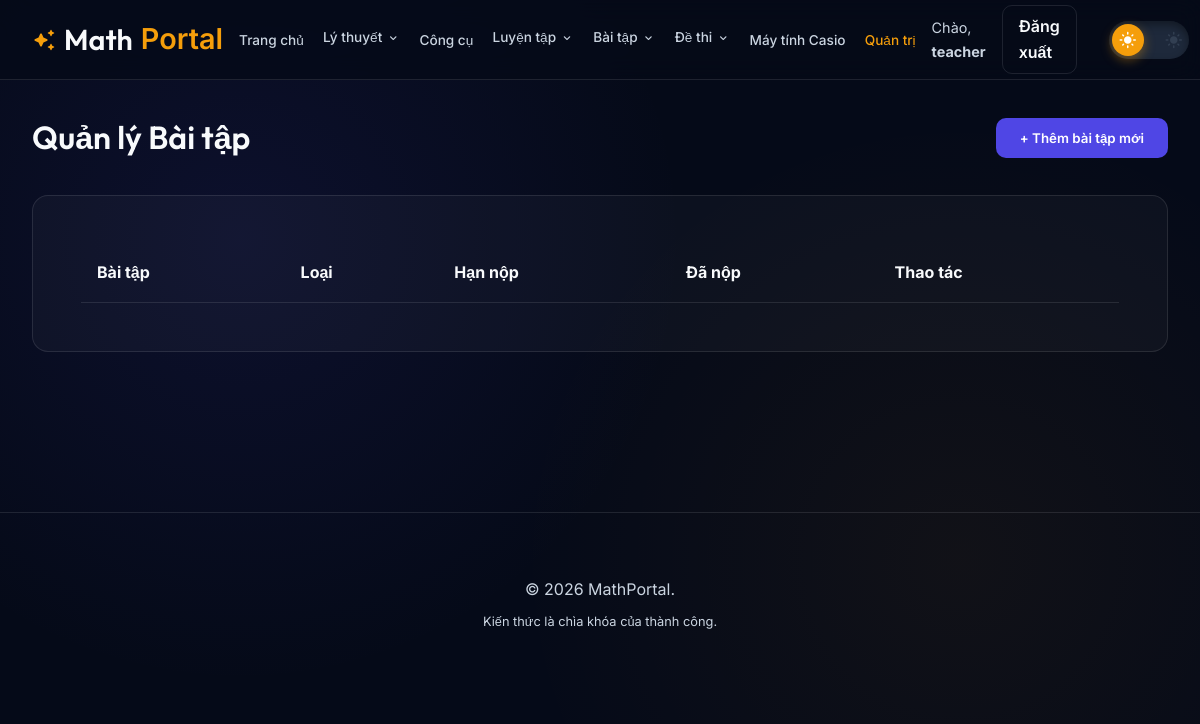
/admin/manage_assignments.php (signed in), run on an earlier commit of the app's database.
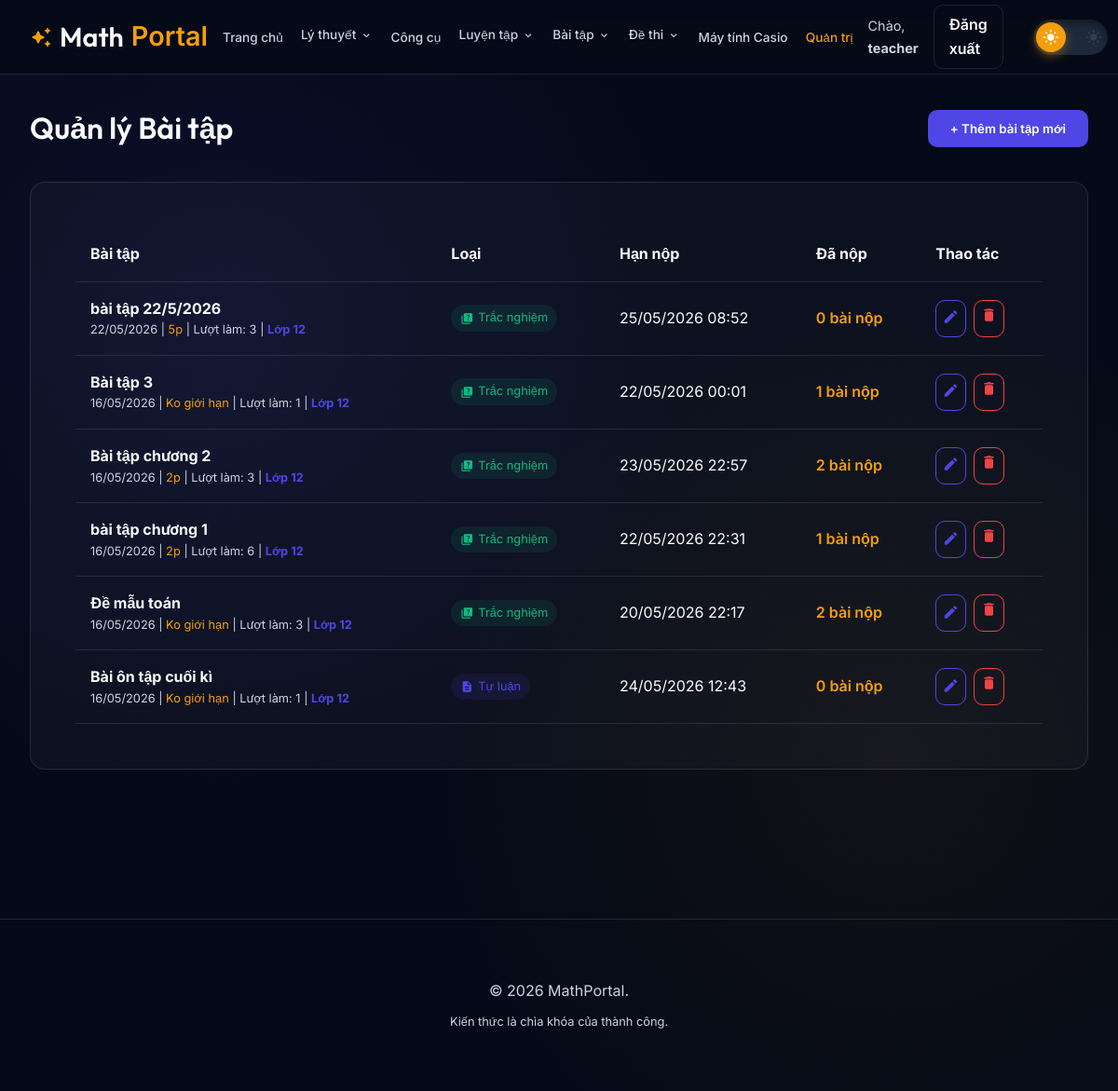
And on a later commit of the database.
### tables this page shows
CREATE TABLE `assignments` (
  `id` int(11) NOT NULL,
  `title` varchar(255) NOT NULL,
  `description` text DEFAULT NULL,
  `type` enum('quiz','file','word_quiz') NOT NULL DEFAULT 'quiz',
  `deadline` datetime NOT NULL,
  `file_path` varchar(255) DEFAULT NULL,
  `teacher_id` int(11) NOT NULL,
  `created_at` timestamp NOT NULL DEFAULT current_timestamp(),
  `time_limit` int(11) DEFAULT 0 COMMENT 'Thời gian làm bài (phút), 0 là không giới hạn',
  `max_attempts` int(11) DEFAULT 1 COMMENT 'Số lần làm bài tối đa',
  `allow_review` tinyint(1) DEFAULT 1,
  `show_answers` tinyint(1) DEFAULT 1,
  `grade` int(11) NOT NULL DEFAULT 12
);

### admin/manage_assignments.php (the view, shortened to what this page needs)
<?php
require_once '../includes/functions.php';
$stmt = $pdo->query("SELECT a.*, (SELECT COUNT(DISTINCT student_id) FROM assignment_submissions WHERE assignment_id = a.id) as sub_count FROM assignments a ORDER BY created_at DESC");
$assignments = $stmt->fetchAll();
include '../includes/header.php';
?>
<main class="container">
    <div style="padding: 2rem 0;">
        <div style="display: flex; justify-content: space-between; align-items: center; margin-bottom: 2rem;">
            <h1>Quản lý Bài tập</h1>
            <button onclick="showAddForm()" class="btn btn-primary">
                + Thêm bài tập mới
            </button>
        </div>
        <div class="content-wrapper">
            <table style="width: 100%; border-collapse: collapse;">
                <thead>
                    <tr style="text-align: left; border-bottom: 1px solid var(--glass-border);">
                        <th style="padding: 1rem;">Bài tập</th>
                        <th style="padding: 1rem;">Loại</th>
                        <th style="padding: 1rem;">Hạn nộp</th>
                        <th style="padding: 1rem;">Đã nộp</th>
                        <th style="padding: 1rem;">Thao tác</th>
                    </tr>
                </thead>
                <tbody>
                    <?php foreach ($assignments as $a): ?>
                        <tr style="border-bottom: 1px solid var(--glass-border);">
                            <td style="padding: 1rem;">
                                <strong><?php echo htmlspecialchars($a['title']); ?></strong>
                                <p style="font-size: 0.8rem; color: var(--text-muted);">
                                    <?php echo date('d/m/Y', strtotime($a['created_at'])); ?>
                                    | <span style="color: var(--accent);"><?php echo $a['time_limit'] > 0 ? $a['time_limit'].'p' : 'Ko giới hạn'; ?></span>
                                    | Lượt làm: <?php echo $a['max_attempts']; ?>
                                    | <strong style="color: var(--primary);">Lớp <?php echo $a['grade']; ?></strong>
                                </p>
                            </td>
                            <td style="padding: 1rem;">
                                <span style="display: inline-flex; align-items: center; gap: 5px; padding: 4px 10px; border-radius: 20px; font-size: 0.8rem; background: <?php echo $a['type'] === 'file' ? 'rgba(79, 70, 229, 0.1)' : 'rgba(16, 185, 129, 0.1)'; ?>; color: <?php echo $a['type'] === 'file' ? 'var(--primary)' : '#10b981'; ?>;">
                                    <span class="material-icons-round" style="font-size: 14px;"><?php echo $a['type'] === 'file' ? 'description' : 'quiz'; ?></span>
                                    <?php echo $a['type'] === 'file' ? 'Tự luận' : 'Trắc nghiệm'; ?>
                                </span>
                            </td>
                            <td style="padding: 1rem;"><?php echo date('d/m/Y H:i', strtotime($a['deadline'])); ?></td>
                            <td style="padding: 1rem;">
                                <a href="view_submissions.php?id=<?php echo $a['id']; ?>" style="color: var(--accent); text-decoration: none; font-weight: 600;">
                                    <?php echo $a['sub_count']; ?> bài nộp
                                </a>
                            </td>
                            <td style="padding: 1rem;">
                                <div style="display: flex; gap: 0.5rem;">
                                    <button onclick='editTask(<?php echo json_encode($a); ?>)' class="btn btn-outline" style="padding: 0.4rem; border-color: var(--primary); color: var(--primary);"><span class="material-icons-round" style="font-size: 18px;">edit</span></button>
                                    <a href="?delete=<?php echo $a['id']; ?>" class="btn btn-outline" style="padding: 0.4rem; border-color: #ef4444; color: #ef4444;" onclick="return confirm('Xóa bài tập này?')"><span class="material-icons-round" style="font-size: 18px;">delete</span></a>
                                </div>
                            </td>
                        </tr>
                    <?php endforeach; ?>
                </tbody>
            </table>
        </div>
    </div>
</main>
<?php include '../includes/footer.php'; ?>

What changed in the data, as far as the page shows it:
added assignments: title "bài tập 22/5/2026", created_at "22/05/2026", time_limit "5", max_attempts "3", grade "12", type "Trắc nghiệm", deadline "25/05/2026 08:52", sub_count "0"
added assignments: title "Bài tập 3", created_at "16/05/2026", time_limit "Ko giới hạn", max_attempts "1", grade "12", type "Trắc nghiệm", deadline "22/05/2026 00:01", sub_count "1"
added assignments: title "Bài tập chương 2", created_at "16/05/2026", time_limit "2", max_attempts "3", grade "12", type "Trắc nghiệm", deadline "23/05/2026 22:57", sub_count "2"
added assignments: title "bài tập chương 1", created_at "16/05/2026", time_limit "2", max_attempts "6", grade "12", type "Trắc nghiệm", deadline "22/05/2026 22:31", sub_count "1"
added assignments: title "Đề mẫu toán", created_at "16/05/2026", time_limit "Ko giới hạn", max_attempts "3", grade "12", type "Trắc nghiệm", deadline "20/05/2026 22:17", sub_count "2"
added assignments: title "Bài ôn tập cuối kì", created_at "16/05/2026", time_limit "Ko giới hạn", max_attempts "1", grade "12", type "Tự luận", deadline "24/05/2026 12:43", sub_count "0"
